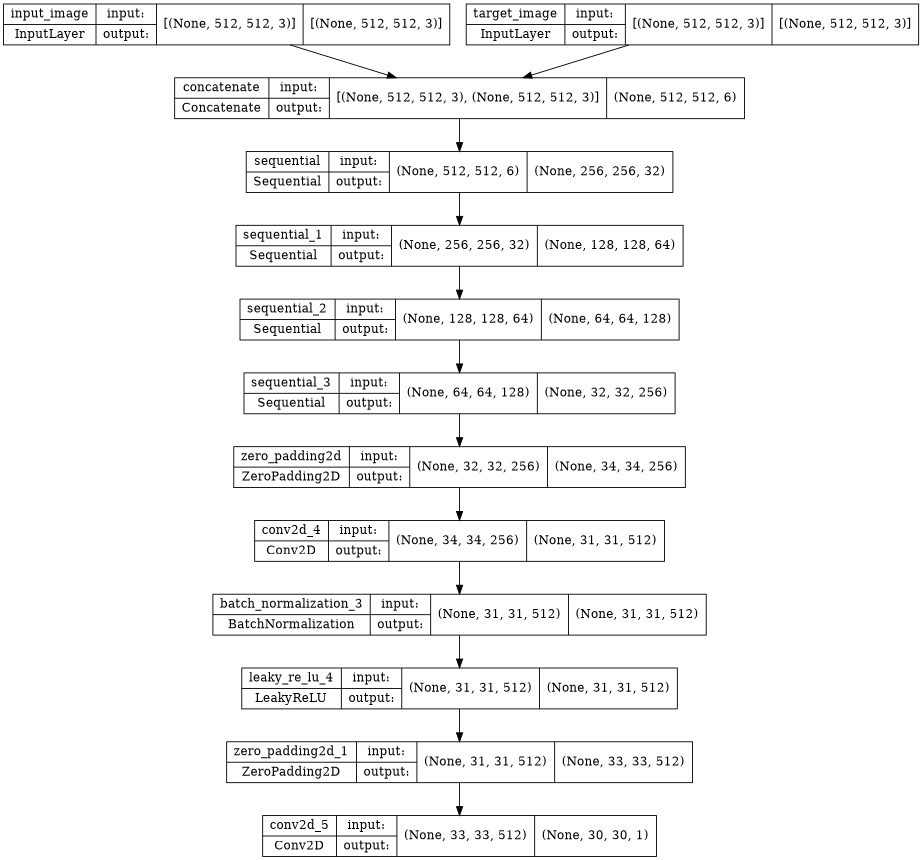

Write Python code to recreate this figure.
# This File contain the class of the discriminator part of the Generative Adversarial Network

##########################################################
#                         Imports                        #
##########################################################
import tensorflow as tf

import os
import pathlib
import time
import datetime

import matplotlib.pyplot as plt

from common import *

def Discriminator():
	initializer = tf.random_normal_initializer(0., 0.02)

	inp = tf.keras.layers.Input(shape=[512, 512, 3], name='input_image')
	tar = tf.keras.layers.Input(shape=[512, 512, 3], name='target_image')

	x = tf.keras.layers.concatenate([inp, tar])  # (batch_size, 512, 512, channels*2)
	
	down0 = downsample(32, 4, False)(x)  # (batch_size, 256, 256, 32)
	down1 = downsample(64, 4)(down0)  # (batch_size, 128, 128, 64)
	down2 = downsample(128, 4)(down1)  # (batch_size, 64, 64, 128)
	down3 = downsample(256, 4)(down2)  # (batch_size, 32, 32, 256)

	zero_pad1 = tf.keras.layers.ZeroPadding2D()(down3)  # (batch_size, 34, 34, 256)
	conv = tf.keras.layers.Conv2D(
		512, 
		4, 
		strides=1,
		kernel_initializer=initializer,
		use_bias=False
	)(zero_pad1)  # (batch_size, 31, 31, 512)

	batchnorm1 = tf.keras.layers.BatchNormalization()(conv)

	leaky_relu = tf.keras.layers.LeakyReLU()(batchnorm1)

	zero_pad2 = tf.keras.layers.ZeroPadding2D()(leaky_relu)  # (batch_size, 33, 33, 512)

	last = tf.keras.layers.Conv2D (
		1, 
		4, 
		strides=1,
		kernel_initializer=initializer
	) (zero_pad2)  # (batch_size, 30, 30, 1)

	return tf.keras.Model(inputs=[inp, tar], outputs=last)

def discriminator_loss(disc_real_output, disc_generated_output):
	real_loss = loss_object(tf.ones_like(disc_real_output), disc_real_output)

	generated_loss = loss_object(tf.zeros_like(disc_generated_output), disc_generated_output)

	total_disc_loss = real_loss + generated_loss

	return total_disc_loss

if __name__ == '__main__':
	discriminator = Discriminator()
	tf.keras.utils.plot_model(discriminator, show_shapes=True, dpi=64, to_file='./discriminator.png')
